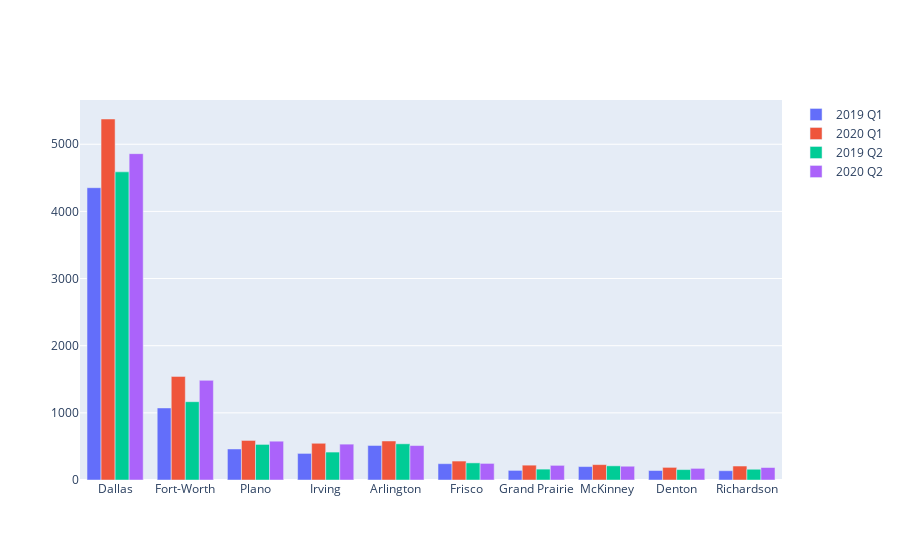

Notebook source saved alongside this figure:
### Code cell
import pandas as pd
import plotly.express as px
import plotly.offline as ofl
import plotly.graph_objs as go
import matplotlib.pyplot as plt
import numpy as np

airdna_market_stats = 'data/airdna_dfw_market_stats.csv'
df = pd.read_csv(airdna_market_stats)

x = df['Market']
y = df['Occupancy Rate %']
y1 = df['Entire Home Rentals']
y2 = df['Q1 19']
y3 = df['Q2 19']
y4 = df['Q3 19']
y5 = df['Q4 19']
y6 = df['Q1 20']
y7 = df['Q2 20']

# Create trace 1 for Corp_A

trace1 = go.Bar(
    x=x,
    y=y2,
    name='2019 Q1'
)
trace2 = go.Bar(
    x=x,
    y=y3,
    name='2019 Q2'
)


trace3= go.Bar(
    x=x,
    y=y6,
    name='2020 Q1'
)

trace4= go.Bar(
    x=x,
    y=y7,
    name='2020 Q2'
)

data = [trace1,trace3,trace2,trace4]

# Create layout object with barmode set to group
layout = go.Layout(
    barmode='group'
)

# Create figure object and visualize plot
fig = go.Figure(data=data, layout=layout)
ofl.iplot(fig, filename='grouped-bar')

### Figure 1 — Plotly figure (JSON) as saved in the notebook; plotly's stock layout.template omitted (floating-point values rounded to 4 significant figures)
{"data": [{"name": "2019 Q1", "type": "bar", "x": ["Dallas", "Fort-Worth", "Plano", "Irving", "Arlington", "Frisco", "Grand Prairie", "McKinney", "Denton", "Richardson"], "y": [4353, 1073, 462, 396, 514, 243, 143, 200, 141, 138]}, {"name": "2020 Q1", "type": "bar", "x": ["Dallas", "Fort-Worth", "Plano", "Irving", "Arlington", "Frisco", "Grand Prairie", "McKinney", "Denton", "Richardson"], "y": [5376, 1543, 589, 547, 581, 282, 221, 229, 188, 208]}, {"name": "2019 Q2", "type": "bar", "x": ["Dallas", "Fort-Worth", "Plano", "Irving", "Arlington", "Frisco", "Grand Prairie", "McKinney", "Denton", "Richardson"], "y": [4589, 1166, 530, 416, 539, 255, 162, 211, 155, 160]}, {"name": "2020 Q2", "type": "bar", "x": ["Dallas", "Fort-Worth", "Plano", "Irving", "Arlington", "Frisco", "Grand Prairie", "McKinney", "Denton", "Richardson"], "y": [4860, 1484, 578, 534, 513, 247, 218, 205, 173, 186]}], "layout": {"barmode": "group"}}
